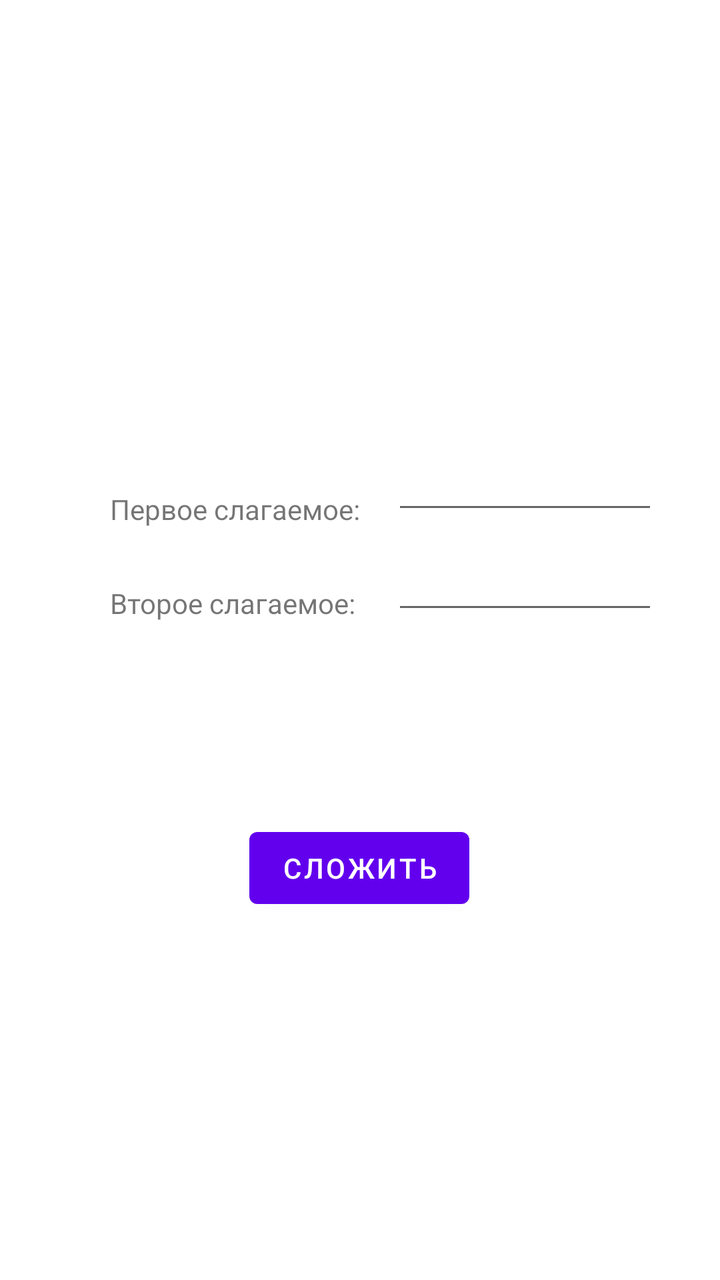
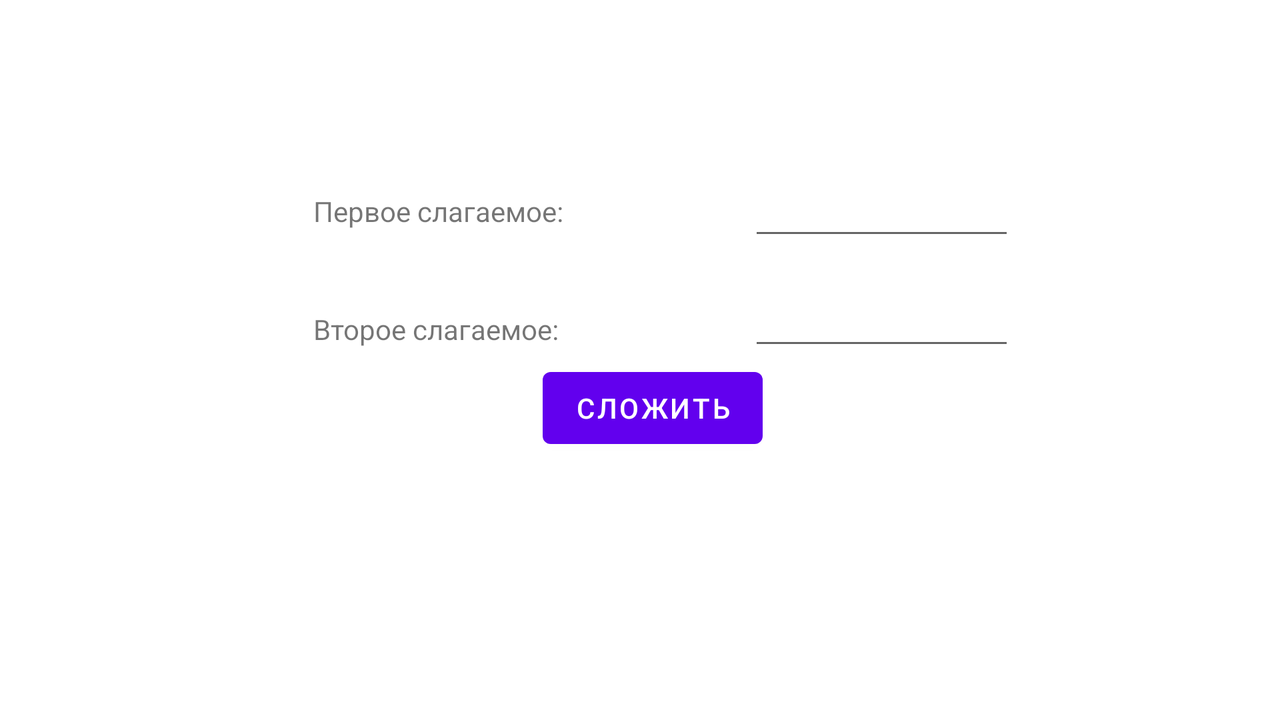

The same Android screen from two of the app's own layout files: first res/layout/ as a phone draws it, then the repository's variant for another configuration, drawn on a device whose configuration selects that folder. Both files follow.
<!-- AndroidManifest.xml: application theme Theme.EmptyCalculator -->
<!-- res/layout/activity_main.xml -->
<?xml version="1.0" encoding="utf-8"?>
<androidx.constraintlayout.widget.ConstraintLayout xmlns:android="http://schemas.android.com/apk/res/android"
    xmlns:app="http://schemas.android.com/apk/res-auto"
    xmlns:tools="http://schemas.android.com/tools"
    android:layout_width="match_parent"
    android:layout_height="match_parent"
    tools:context=".MainActivity">

    <TextView
        android:id="@+id/firstSlag"
        android:layout_width="wrap_content"
        android:layout_height="wrap_content"
        android:layout_marginStart="80dp"
        android:layout_marginTop="245dp"
        android:text="@string/firstSlag"
        app:layout_constraintBottom_toTopOf="@+id/secondSlag"
        app:layout_constraintEnd_toStartOf="@+id/editTextNumber"
        app:layout_constraintStart_toStartOf="parent"
        app:layout_constraintTop_toTopOf="parent" />

    <TextView
        android:id="@+id/secondSlag"
        android:layout_width="wrap_content"
        android:layout_height="wrap_content"
        android:layout_marginStart="80dp"
        android:layout_marginTop="28dp"
        android:layout_marginBottom="99dp"
        android:text="@string/secondSlag"
        app:layout_constraintBottom_toTopOf="@+id/button"
        app:layout_constraintEnd_toStartOf="@+id/editTextNumber2"
        app:layout_constraintStart_toStartOf="parent"
        app:layout_constraintTop_toBottomOf="@+id/firstSlag" />

    <Button
        android:id="@+id/button"
        android:layout_width="wrap_content"
        android:layout_height="wrap_content"
        android:layout_marginStart="150dp"
        android:layout_marginEnd="151dp"
        android:layout_marginBottom="283dp"
        android:onClick="onSumClick"
        android:text="@string/btnText"
        app:layout_constraintBottom_toBottomOf="parent"
        app:layout_constraintEnd_toEndOf="parent"
        app:layout_constraintStart_toStartOf="parent"
        app:layout_constraintTop_toBottomOf="@+id/editTextNumber2" />

    <EditText
        android:id="@+id/editTextNumber"
        android:layout_width="133dp"
        android:layout_height="50dp"
        android:layout_marginStart="16dp"
        android:layout_marginTop="224dp"
        android:layout_marginEnd="56dp"
        android:ems="10"
        android:inputType="number"
        app:layout_constraintBottom_toTopOf="@+id/editTextNumber2"
        app:layout_constraintEnd_toEndOf="parent"
        app:layout_constraintStart_toEndOf="@+id/firstSlag"
        app:layout_constraintTop_toTopOf="parent"
        tools:ignore="TouchTargetSizeCheck,SpeakableTextPresentCheck" />

    <EditText
        android:id="@+id/editTextNumber2"
        android:layout_width="133dp"
        android:layout_height="50dp"
        android:layout_marginStart="18dp"
        android:layout_marginEnd="56dp"
        android:layout_marginBottom="98dp"
        android:ems="10"
        android:inputType="number"
        app:layout_constraintBottom_toTopOf="@+id/button"
        app:layout_constraintEnd_toEndOf="parent"
        app:layout_constraintStart_toEndOf="@+id/secondSlag"
        app:layout_constraintTop_toBottomOf="@+id/editTextNumber"
        tools:ignore="SpeakableTextPresentCheck,TouchTargetSizeCheck" />
</androidx.constraintlayout.widget.ConstraintLayout>
<!-- resources referenced by this layout -->
<resources>
  <string name="btnText">Сложить</string>
  <string name="firstSlag">Первое слагаемое:</string>
  <string name="secondSlag">Второе слагаемое:</string>
  <style name="Theme.EmptyCalculator" parent="Theme.MaterialComponents.DayNight.DarkActionBar">
          
          <item name="colorPrimary">@color/purple_500</item>
          <item name="colorPrimaryVariant">@color/purple_700</item>
          <item name="colorOnPrimary">@color/white</item>
          
          <item name="colorSecondary">@color/teal_200</item>
          <item name="colorSecondaryVariant">@color/teal_700</item>
          <item name="colorOnSecondary">@color/black</item>
          
          <item name="android:statusBarColor" tools:targetApi="l">?attr/colorPrimaryVariant</item>
          
      </style>
</resources>
<!-- res/layout-land/activity_main.xml (the repository's variant of the layout above) -->
<!-- drawn on the phone turned sideways -->
<?xml version="1.0" encoding="utf-8"?>
<androidx.constraintlayout.widget.ConstraintLayout xmlns:android="http://schemas.android.com/apk/res/android"
    xmlns:app="http://schemas.android.com/apk/res-auto"
    xmlns:tools="http://schemas.android.com/tools"
    android:layout_width="match_parent"
    android:layout_height="match_parent"
    tools:context=".MainActivity">

    <EditText
        android:id="@+id/editTextNumber"
        android:layout_width="133dp"
        android:layout_height="50dp"
        android:layout_marginStart="16dp"
        android:layout_marginTop="75dp"
        android:layout_marginEnd="56dp"
        android:layout_marginBottom="5dp"
        android:ems="10"
        android:inputType="number"
        app:layout_constraintBottom_toTopOf="@+id/editTextNumber2"
        app:layout_constraintEnd_toEndOf="parent"
        app:layout_constraintStart_toEndOf="@+id/firstSlag"
        app:layout_constraintTop_toTopOf="parent"
        tools:ignore="TouchTargetSizeCheck,SpeakableTextPresentCheck" />

    <TextView
        android:id="@+id/firstSlag"
        android:layout_width="wrap_content"
        android:layout_height="wrap_content"
        android:layout_marginStart="80dp"
        android:layout_marginTop="100dp"
        android:text="@string/firstSlag"
        app:layout_constraintBottom_toTopOf="@+id/secondSlag"
        app:layout_constraintEnd_toStartOf="@+id/editTextNumber"
        app:layout_constraintStart_toStartOf="parent"
        app:layout_constraintTop_toTopOf="parent" />

    <TextView
        android:id="@+id/secondSlag"
        android:layout_width="wrap_content"
        android:layout_height="wrap_content"
        android:layout_marginStart="80dp"
        android:layout_marginTop="40dp"
        android:layout_marginBottom="10dp"
        android:text="@string/secondSlag"
        app:layout_constraintBottom_toTopOf="@+id/button"
        app:layout_constraintEnd_toStartOf="@+id/editTextNumber2"
        app:layout_constraintStart_toStartOf="parent"
        app:layout_constraintTop_toBottomOf="@+id/firstSlag" />

    <Button
        android:id="@+id/button"
        android:layout_width="wrap_content"
        android:layout_height="wrap_content"
        android:layout_marginStart="150dp"
        android:layout_marginEnd="150dp"
        android:layout_marginBottom="163dp"
        android:text="@string/btnText"
        app:layout_constraintBottom_toBottomOf="parent"
        app:layout_constraintEnd_toEndOf="parent"
        app:layout_constraintHorizontal_bias="0.528"
        app:layout_constraintStart_toStartOf="parent"
        app:layout_constraintTop_toBottomOf="@+id/editTextNumber2" />

    <EditText
        android:id="@+id/editTextNumber2"
        android:layout_width="133dp"
        android:layout_height="50dp"
        android:layout_marginStart="18dp"
        android:layout_marginEnd="56dp"
        android:ems="10"
        android:inputType="number"
        app:layout_constraintBottom_toTopOf="@+id/button"
        app:layout_constraintEnd_toEndOf="parent"
        app:layout_constraintStart_toEndOf="@+id/secondSlag"
        app:layout_constraintTop_toBottomOf="@+id/editTextNumber"
        tools:ignore="SpeakableTextPresentCheck,TouchTargetSizeCheck" />
</androidx.constraintlayout.widget.ConstraintLayout>
